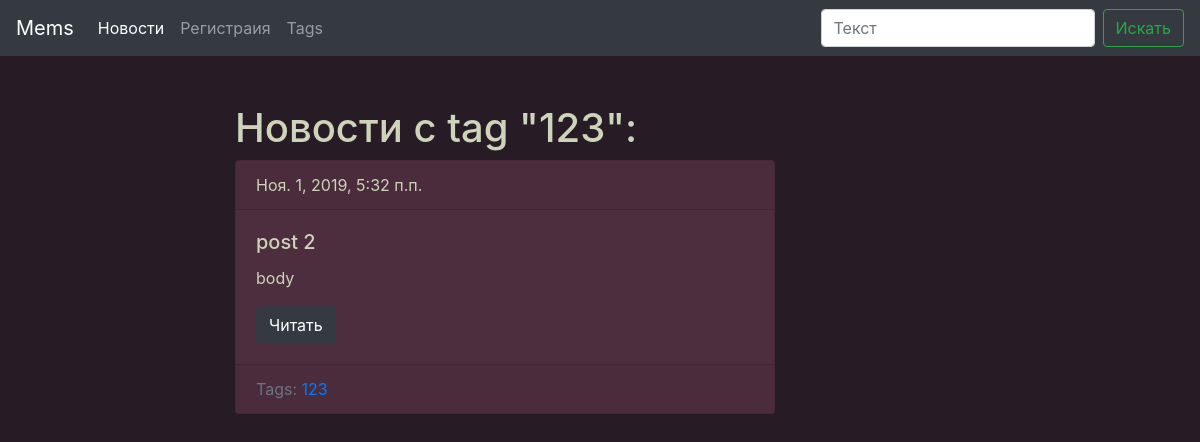
/news/tag/123/, run on the app's committed database.
### news/models.py (models this page shows, shortened)
class Tag(models.Model):
    title = models.CharField(max_length=50, unique=True)
    slug = models.SlugField(max_length= 50, unique=True)
    def get_absolute_url(self):
        return reverse('tag_detail_url', kwargs={'slug':self.slug})

class Post(models.Model):
    title = models.CharField(max_length=150, db_index=True)
    slug = models.SlugField(max_length=150, unique=True)
    body = models.TextField(blank=True, db_index=True)
    tags = models.ManyToManyField('Tag', blank=True, related_name='posts')
    date_pub = models.DateTimeField(auto_now_add=True)
    def get_absolute_url(self):
        return reverse('new_detail_url', kwargs={'slug': self.slug})

### news/views.py (the view)
# urls.py: path('tag/<str:slug>/', TagsDetail.as_view(), name='tag_detail_url'),
class TagsDetail(ObjectDetailsMixin,View):
    model = Tag
    templates = 'news/tag_detail.html'

### news/utils.py (called while the page is built)
    def get(self, request, slug):
        obj = get_object_or_404(self.model, slug__iexact=slug)
        return render(request, self.templates, context={self.model.__name__.lower(): obj})

### templates/news/tag_detail.html (shortened to what this page needs)
{% extends 'news/base_news.html' %}
{% block content %}
    <h1 class="md-5">
        Новости с tag "{{ tag.title|title }}":
    </h1>
    {% for post in tag.posts.all %}
        {% include 'news/includes/post_card_template.html'%}
    {% endfor %}
{% endblock %}

### templates/news/includes/post_card_template.html
{% load static %}
<div class="card md-4">
    <div class="card-header">
        {{ post.date_pub }}
    </div>
    <div class="card-body">
        <h5 class="card-title">{{ post.title }}</h5>
        <p class="card-text" >{{ post.body|truncatewords:15 }}</p>
        <a href="{{ post.get_absolute_url }}" class="btn btn-dark" >Читать</a>
    </div>
    <div class="card-footer text-muted">
        Tags:
        {% for tag in post.tags.all %}
            <a href="{{ tag.get_absolute_url }}">{{ tag.title }}</a>
        {% endfor %}
    </div>
</div>

### static/scc/style.css (style rules this page uses)
body { background-color: #271c25; color: #cdd4b9; }
.card { background-color: #4d2e3f; }

### data on the page
Tag: title "123"
Post: date_pub "Ноя. 1, 2019, 5:32 п.п.", title "post 2", body "body"
